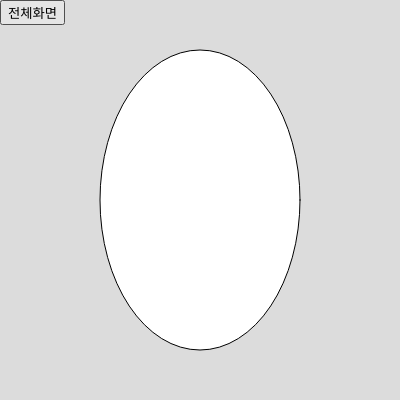
Frame 1 (no input)
Frame 60 (no input): identical to frame 1, image omitted
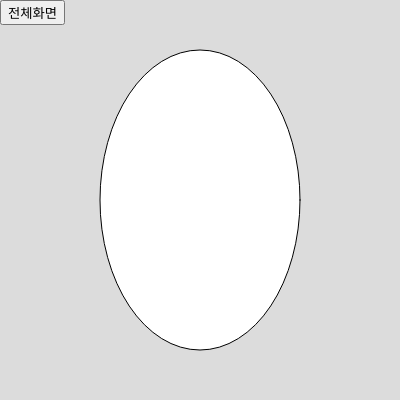
Frame 120 (the mouse pressed at the canvas centre since frame 60)

The p5.js sketch that drew these frames (run headless with seeded random() and noise() and a simulated clock; from frame 60 on, the mouse is pressed at the canvas centre):

// p5.js sketch
// ── sketch.js
function setup() {
  createCanvas(400, 400);
  fsButton = createButton("전체화면");
  fsButton.position(0, 0);
  fsButton.mousePressed(goFullScreen);
}

function draw() {
  background(220);
  ellipse(width/2, height/2, 200, 300);
}

function goFullScreen() {
  let fs = fullscreen();
  fullscreen(!fs);
  if (!fs) {
    resizeCanvas(displayWidth, displayHeight);
    fsButton.html("되돌아가기")
  } else {
    resizeCanvas(600, 600)
    fsButton.html("전체화면")
  }
}
